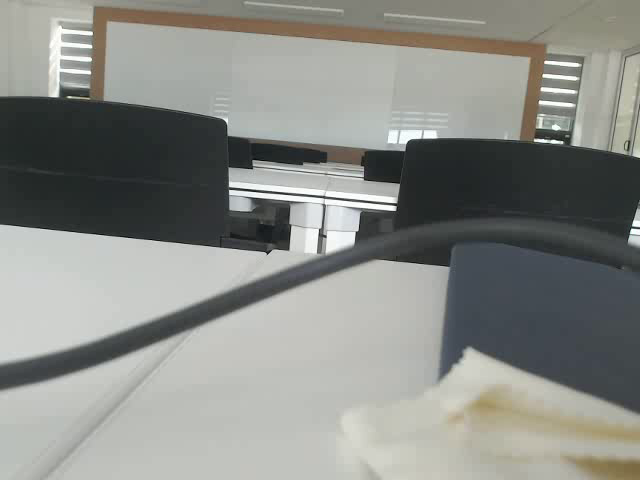
#> input picture frame 0 of final_integration/detections/results.avi, 640 x 480 px, given in place of the camera
$ jupyter execute --allow-errors final_integration_02_gpu.ipynb   (text cells are left out)
#> lines starting #> are read from the running program, lines starting #| are printed output that depends on the picture; after the words box and inside, x2 and y2 are one past the last pixel; in counts of white or black regions, pixels touching at a corner belong together
### final_integration/Model.py
from tensorflow.keras import backend as K
from tensorflow.keras.layers import Conv2D, MaxPooling2D
from tensorflow.keras.layers import Input, Dense, Activation
from tensorflow.keras.layers import Reshape, Lambda, BatchNormalization
from tensorflow.keras.layers import add, concatenate
from tensorflow.keras.models import Model
from tensorflow.keras.layers import LSTM
from parameter import *
K.set_learning_phase(0)
'''
from keras import backend as K
from keras.layers import Conv2D, MaxPooling2D
from keras.layers import Input, Dense, Activation
from keras.layers import Reshape, Lambda, BatchNormalization
from keras.layers.merge import add, concatenate
from keras.models import Model
from keras.layers.recurrent import LSTM
from parameter import *
'''
# # Loss and train functions, network architecture
# [6 lines left out: function ctc_lambda_func, not called in this run]


def get_Model(training):
    input_shape = (img_w, img_h, 1)     # (128, 64, 1)

    # Make Networkw
    inputs = Input(name='the_input', shape=input_shape, dtype='float32')  # (None, 128, 64, 1)

    # Convolution layer (VGG)
    inner = Conv2D(64, (3, 3), padding='same', name='conv1', kernel_initializer='he_normal')(inputs)  # (None, 128, 64, 64)
    inner = BatchNormalization()(inner)
    inner = Activation('relu')(inner)
    inner = MaxPooling2D(pool_size=(2, 2), name='max1')(inner)  # (None,64, 32, 64)

    inner = Conv2D(128, (3, 3), padding='same', name='conv2', kernel_initializer='he_normal')(inner)  # (None, 64, 32, 128)
    inner = BatchNormalization()(inner)
    inner = Activation('relu')(inner)
    inner = MaxPooling2D(pool_size=(2, 2), name='max2')(inner)  # (None, 32, 16, 128)

    inner = Conv2D(256, (3, 3), padding='same', name='conv3', kernel_initializer='he_normal')(inner)  # (None, 32, 16, 256)
    inner = BatchNormalization()(inner)
    inner = Activation('relu')(inner)
    inner = Conv2D(256, (3, 3), padding='same', name='conv4', kernel_initializer='he_normal')(inner)  # (None, 32, 16, 256)
    inner = BatchNormalization()(inner)
    inner = Activation('relu')(inner)
    inner = MaxPooling2D(pool_size=(1, 2), name='max3')(inner)  # (None, 32, 8, 256)

    inner = Conv2D(512, (3, 3), padding='same', name='conv5', kernel_initializer='he_normal')(inner)  # (None, 32, 8, 512)
    inner = BatchNormalization()(inner)
    inner = Activation('relu')(inner)
    inner = Conv2D(512, (3, 3), padding='same', name='conv6')(inner)  # (None, 32, 8, 512)
    inner = BatchNormalization()(inner)
    inner = Activation('relu')(inner)
    inner = MaxPooling2D(pool_size=(1, 2), name='max4')(inner)  # (None, 32, 4, 512)

    inner = Conv2D(512, (2, 2), padding='same', kernel_initializer='he_normal', name='con7')(inner)  # (None, 32, 4, 512)
    inner = BatchNormalization()(inner)
    inner = Activation('relu')(inner)

    # CNN to RNN
    inner = Reshape(target_shape=((32, 2048)), name='reshape')(inner)  # (None, 32, 2048)
    inner = Dense(64, activation='relu', kernel_initializer='he_normal', name='dense1')(inner)  # (None, 32, 64)

    # RNN layer
    lstm_1 = LSTM(256, return_sequences=True, kernel_initializer='he_normal', name='lstm1')(inner)  # (None, 32, 512)
    lstm_1b = LSTM(256, return_sequences=True, go_backwards=True, kernel_initializer='he_normal', name='lstm1_b')(inner)
    reversed_lstm_1b = Lambda(lambda inputTensor: K.reverse(inputTensor, axes=1)) (lstm_1b)

    lstm1_merged = add([lstm_1, reversed_lstm_1b])  # (None, 32, 512)
    lstm1_merged = BatchNormalization()(lstm1_merged)

    lstm_2 = LSTM(256, return_sequences=True, kernel_initializer='he_normal', name='lstm2')(lstm1_merged)
    lstm_2b = LSTM(256, return_sequences=True, go_backwards=True, kernel_initializer='he_normal', name='lstm2_b')(lstm1_merged)
    reversed_lstm_2b= Lambda(lambda inputTensor: K.reverse(inputTensor, axes=1)) (lstm_2b)

    lstm2_merged = concatenate([lstm_2, reversed_lstm_2b])  # (None, 32, 1024)
    lstm2_merged = BatchNormalization()(lstm2_merged)

    # transforms RNN output to character activations:
    inner = Dense(num_classes, kernel_initializer='he_normal',name='dense2')(lstm2_merged) #(None, 32, 63)
    y_pred = Activation('softmax', name='softmax')(inner)

    # max_text_len 이 10일경우와 9 일 경우가 있다. -> 고려할 필요가 있음.
    labels = Input(name='the_labels', shape=[max_text_len], dtype='float32') # (None ,8)

    input_length = Input(name='input_length', shape=[1], dtype='int64')     # (None, 1)
    label_length = Input(name='label_length', shape=[1], dtype='int64')     # (None, 1)

    # Keras doesn't currently support loss funcs with extra parameters
    # so CTC loss is implemented in a lambda layer
    loss_out = Lambda(ctc_lambda_func, output_shape=(1,), name='ctc')([y_pred, labels, input_length, label_length]) #(None, 1)

    if training:
        return Model(inputs=[inputs, labels, input_length, label_length], outputs=loss_out)
    else:
        return Model(inputs=[inputs], outputs=y_pred)

### final_integration/core/utils.py
import cv2
import random
import colorsys
import numpy as np
import tensorflow as tf
from core.config import cfg

# [65 lines left out: functions load_freeze_layer, load_weights, not called in this run]


def read_class_names(class_file_name):
    names = {}
    with open(class_file_name, 'r') as data:
        for ID, name in enumerate(data):
            names[ID] = name.strip('\n')
    return names

# [327 lines left out: functions load_config, get_anchors, image_preprocess, draw_bbox, crop_image, bbox_iou and 5 more, not called in this run]

### final_integration/final_integration_02_gpu.ipynb
[cell 1]
import tensorflow as tf
from tensorflow.compat.v1 import ConfigProto
from tensorflow.compat.v1 import InteractiveSession
from time import sleep
tf.__version__
tf.debugging.set_log_device_placement(True)
#> (this line was passed over: tensorflow is not available in this run)
#> (the rest of this cell did not finish here and is left out)

[cell 2]
import matplotlib.pyplot as plt
import matplotlib.image as mpimg
import numpy as np
import cv2
import random
import os, sys
import itertools, time
from Model import get_Model
from parameter import letters
from keras import backend as K
import matplotlib.pyplot as plt
import matplotlib.image as mpimg
'''library for YOLO'''
#> (the rest of this cell did not finish here and is left out)

from core.yolov4 import filter_boxes
from tensorflow.python.saved_model import tag_constants
from PIL import Image

[cell 3]
# [6 lines left out: function grayscale, not called in this run]

def canny(img, low_threshold, high_threshold):
    """Applies the Canny transform"""
    return cv2.Canny(img, low_threshold, high_threshold)

def gaussian_blur(img, kernel_size):
    """Applies a Gaussian Noise kernel"""
    return cv2.GaussianBlur(img, (kernel_size, kernel_size), 0)

def region_of_interest(img, vertices):
    """
    Applies an image mask.

    Only keeps the region of the image defined by the polygon
    formed from `vertices`. The rest of the image is set to black.
    """
    #defining a blank mask to start with
    mask = np.zeros_like(img)
    #print(img.shape)
    #defining a 3 channel or 1 channel color to fill the mask with depending on the input image
    if len(img.shape) > 2:
        channel_count = img.shape[2]  # i.e. 3 or 4 depending on your image
        ignore_mask_color = (255,) * channel_count
    else:
        ignore_mask_color = 255

    #filling pixels inside the polygon defined by "vertices" with the fill color
    cv2.fillPoly(mask, vertices, ignore_mask_color)

    #returning the image only where mask pixels are nonzero
    masked_image = cv2.bitwise_and(img, mask)
    return masked_image

# [20 lines left out: function draw_lines, not called in this run]

def draw_circle(img,lines, color=[0, 0, 255]):
    for line in lines:
        cv2.circle(img,(line[0],line[1]), 2, color, -1)

def hough_lines(img, rho, theta, threshold, min_line_len, max_line_gap):
    """
    `img` should be the output of a Canny transform.
    Returns an image with hough lines drawn.
    """
    lines = cv2.HoughLinesP(img, rho, theta, threshold, np.array([]), minLineLength=min_line_len, maxLineGap=max_line_gap)
    line_arr = np.zeros((img.shape[0], img.shape[1], 3), dtype=np.uint8)
    #draw_lines(line_arr, lines)
    return lines

# [149 lines left out: functions weighted_img, Collect_points, get_random_samples, compute_model_parameter, compute_distance, model_verification and 6 more, not called in this run]

def perspective_transform(img):
    # [x,y] 좌표점을 4x2의 행렬로 작성
    # 좌표점은 좌상->좌하->우상->우하
    pts1 = np.float32([[0,0],[350,200],[200,400],[350,400]])

    # 좌표의 이동점
    pts2 = np.float32([[0,0],[600,0],[0,800],[600,800]])

    # pts1의 좌표에 표시. perspective 변환 후 이동 점 확인.
    cv2.circle(img, (504,1003), 20, (255,0,0),-1)
    cv2.circle(img, (243,1524), 20, (0,255,0),-1)
    cv2.circle(img, (1000,1000), 20, (0,0,255),-1)
    cv2.circle(img, (1280,1685), 20, (0,0,0),-1)

    M = cv2.getPerspectiveTransform(pts1, pts2)

    dst = cv2.warpPerspective(img, M, (1100,1100))

    #plt.subplot(121),plt.imshow(img),plt.title('image')
    #plt.subplot(122),plt.imshow(dst),plt.title('Perspective')
    #plt.show()
    return dst

def detect_lanes_img(img):

    height, width = img.shape[:2]
    pers_img = perspective_transform(img)

    # Set ROI
    vertices = np.array([[(50,height),(width/2-45, height/2+60), (width/2+45, height/2+60), (width-50,height)]], dtype=np.int32)
    ROI_img = region_of_interest(pers_img, vertices)

    # Convert to grayimage
    #g_img = grayscale(img)

    # Apply gaussian filter
    blur_img = gaussian_blur(img, 3)

    # Apply Canny edge transform
    canny_img = canny(blur_img, 70, 210)
    # to except contours of ROI image
    vertices2 = np.array([[(52,height),(width/2-43, height/2+62), (width/2+43, height/2+62), (width-52,height)]], dtype=np.int32)
    canny_img = region_of_interest(canny_img, vertices2)

    # Perform hough transform
    # Get first candidates for real lane lines
    line_arr = hough_lines(canny_img, 1, 1 * np.pi/180, 30, 10, 20)

    #draw_lines(img, line_arr, thickness=2)

    line_arr = np.squeeze(line_arr)

    try:
        # Get slope degree to separate 2 group (+ slope , - slope)
        slope_degree = (np.arctan2(line_arr[:,1] - line_arr[:,3], line_arr[:,0] - line_arr[:,2]) * 180) / np.pi

        # ignore horizontal slope lines
        line_arr = line_arr[np.abs(slope_degree)<160]
        slope_degree = slope_degree[np.abs(slope_degree)<160]
        # ignore vertical slope lines
        line_arr = line_arr[np.abs(slope_degree)>95]
        slope_degree = slope_degree[np.abs(slope_degree)>95]
        L_lines, R_lines = line_arr[(slope_degree>0),:], line_arr[(slope_degree<0),:]
        #print(line_arr.shape,'  ',L_lines.shape,'  ',R_lines.shape)

        # interpolation & collecting points for RANSAC
        L_interp = Collect_points(L_lines)
        R_interp = Collect_points(R_lines)

        #draw_circle(img,L_interp,(255,255,0))
        #draw_circle(img,R_interp,(0,255,255))

        # erase outliers based on best line
        left_fit_line = ransac_line_fitting(img, L_interp)
        right_fit_line = ransac_line_fitting(img, R_interp)

        # smoothing by using previous frames
        L_lane.append(left_fit_line), R_lane.append(right_fit_line)

        if len(L_lane) > 10:
            left_fit_line = smoothing(L_lane, 10)
        if len(R_lane) > 10:
            right_fit_line = smoothing(R_lane, 10)
        final = draw_fitline(img, left_fit_line, right_fit_line)
    except:
        final = img

    return final

[cell 4]
''' plate Prediction '''
K.set_learning_phase(0)
#> (this line was passed over: keras is not available in this run)

Region = {"A": "서울 ", "B": "경기 ", "C": "인천 ", "D": "강원 ", "E": "충남 ", "F": "대전 ",
          "G": "충북 ", "H": "부산 ", "I": "울산 ", "J": "대구 ", "K": "경북 ", "L": "경남 ",
          "M": "전남 ", "N": "광주 ", "O": "전북 ", "P": "제주 "}
Hangul = {"dk": "아", "dj": "어", "dh": "오", "dn": "우", "qk": "바", "qj": "버", "qh": "보", "qn": "부",
          "ek": "다", "ej": "더", "eh": "도", "en": "두", "rk": "가", "rj": "거", "rh": "고", "rn": "구",
          "wk": "자", "wj": "저", "wh": "조", "wn": "주", "ak": "마", "aj": "머", "ah": "모", "an": "무",
          "sk": "나", "sj": "너", "sh": "노", "sn": "누", "fk": "라", "fj": "러", "fh": "로", "fn": "루",
          "tk": "사", "tj": "서", "th": "소", "tn": "수", "gj": "허"}

# [49 lines left out: functions decode_label, label_to_hangul, not called in this run]

#> (the rest of this cell did not finish here and is left out)

#> further down, frame is the input picture: shape (480, 640, 3); mean B, G, R 135.1, 139.9, 138

try:
    model.load_weights("LSTM+BN9--90--3.020.hdf5")
    print("...Previous weight data...")
except:
    raise Exception("No weight file!")

total = 0
acc = 0
letter_total = 0
letter_acc = 0
start = time.time()

[cell 5]
#session = InteractiveSession(config=config)
#STRIDES, ANCHORS, NUM_CLASS, XYSCALE = utils.load_config(FLAGS)
weights_path = "./checkpoints/custom-416/"
input_size = 416
model_type = "yolov4"
video_path = 0
output = "./detections/results.avi"
output_format = 'XVID'
iou = 0.45
score = 0.25
dont_show = False
#> (the rest of this cell did not finish here and is left out)

[cell 6]
cap = cv2.VideoCapture(0) # 웹캠 가져오기
width = cap.get(cv2.CAP_PROP_FRAME_WIDTH) # 또는 cap.get(3)
height = cap.get(cv2.CAP_PROP_FRAME_HEIGHT) # 또는 cap.get(4)
fps = cap.get(cv2.CAP_PROP_FPS) # 또는 cap.get(5)
cap.set(3,1280)
cap.set(4,1024)

width = cap.get(cv2.CAP_PROP_FRAME_WIDTH) # 또는 cap.get(3)
height = cap.get(cv2.CAP_PROP_FRAME_HEIGHT) # 또는 cap.get(4)
print('프레임 너비: %d, 프레임 높이: %d, 초당 프레임 수: %d' %(width, height, fps))

fit_result, l_fit_result, r_fit_result, L_lane, R_lane = [], [], [], [], []

# Define the codec and create VideoWriter object
#fourcc = cv2.VideoWriter_fourcc(*'mp4v') # Be sure to use the lower case
#out = cv2.VideoWriter('output.mp4', fourcc, 20.0, ( 960, 540 ))

[cell 7]
print("capture open?:",cap.isOpened())
#> (the rest of this cell did not finish here and is left out)

#> in perspective_transform, `dst = cv2.warpPerspective(img, M, (1100,1100))`:
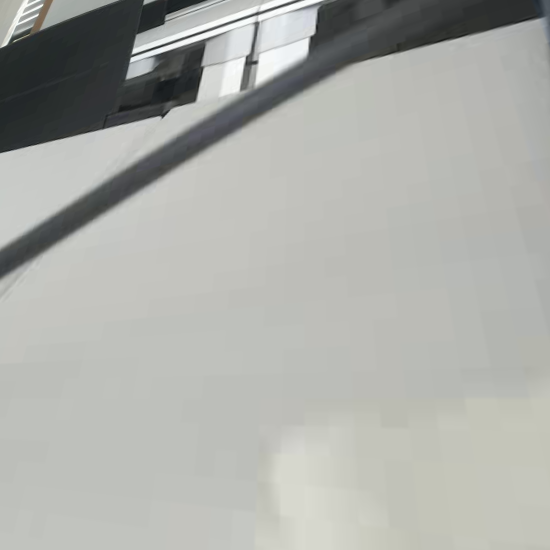
#> dst: shape (1100, 1100, 3) (shown at 1/2 size); mean B, G, R 169.3, 174, 172.5
#> in region_of_interest, `cv2.fillPoly(mask, vertices, ignore_mask_color)`:
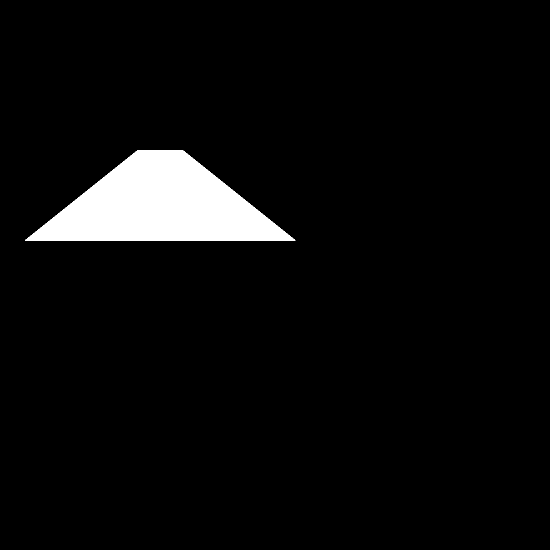
#> mask: shape (1100, 1100, 3) (shown at 1/2 size); 4.7% white; 1 white region, box (x1, y1, x2, y2) and area: (50, 300, 591, 481) 57241
#> in region_of_interest, `masked_image = cv2.bitwise_and(img, mask)`:
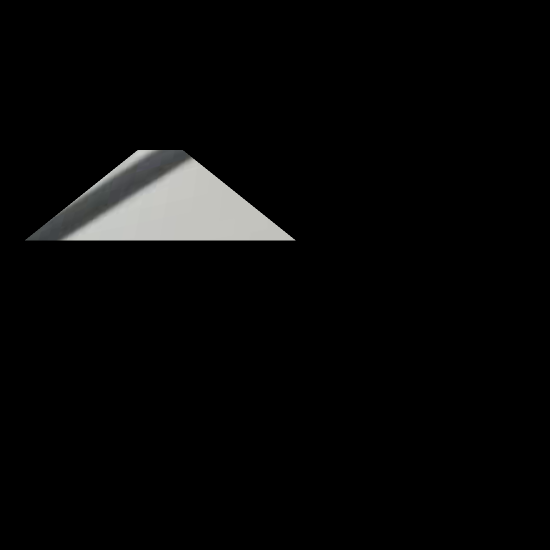
#> masked_image: shape (1100, 1100, 3) (shown at 1/2 size); mean B, G, R 7.5, 7.7, 7.6
#> in canny, `return cv2.Canny(img, low_threshold, high_threshold)`:
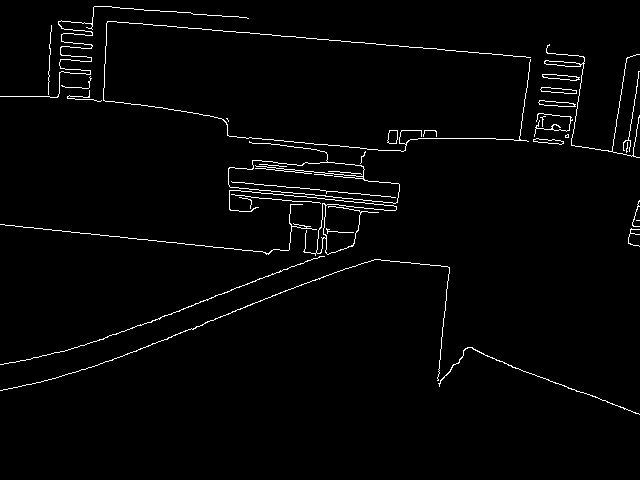
#> returned value: shape (480, 640); 2.1% white in thin lines or dots, all inside (x1, y1, x2, y2) = (0, 6, 640, 415)
#> in region_of_interest (call 2), `cv2.fillPoly(mask, vertices, ignore_mask_color)`:
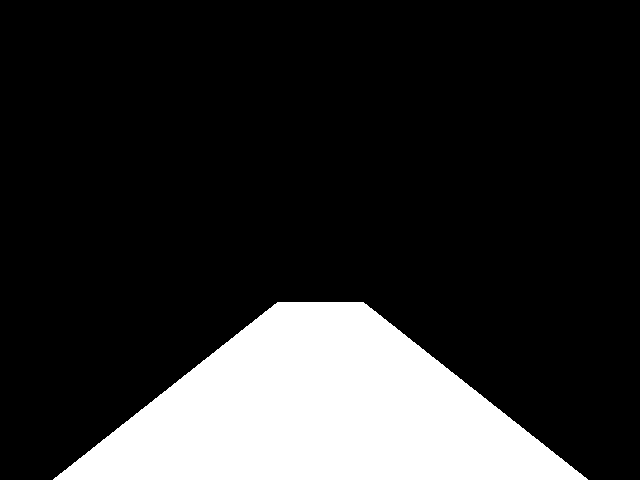
#> mask: shape (480, 640); 18% white; 1 white region, box (x1, y1, x2, y2) and area: (53, 302, 588, 480) 55405
#> in region_of_interest (call 2), `masked_image = cv2.bitwise_and(img, mask)`:
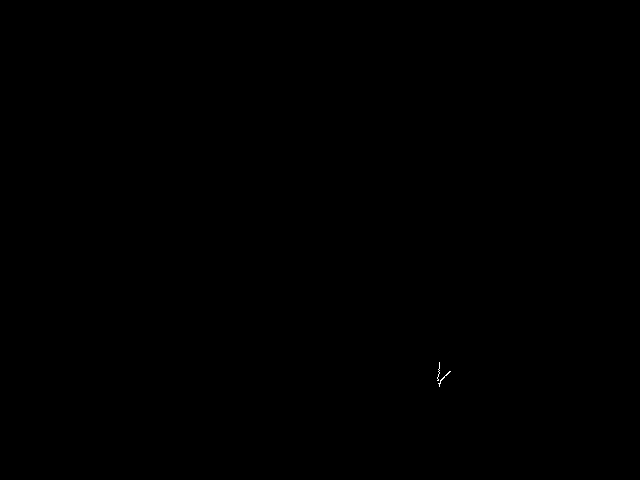
#> masked_image: shape (480, 640); 0.02% white in thin lines or dots, all inside (x1, y1, x2, y2) = (437, 362, 451, 387)
#> in hough_lines, `lines = cv2.HoughLinesP(img, rho, theta, threshold, np.array([]), minL..`: lines = None

        ######### Plate Detetion  ##############
        plate = cv2.cvtColor(frame, cv2.COLOR_BGR2RGB)
        image = Image.fromarray(plate)
        frame_size = plate.shape[:2]
        image_data = cv2.resize(frame, (input_size, input_size))
        image_data = image_data / 255.
        image_data = image_data[np.newaxis, ...].astype(np.float32)
        start_time = time.time()

        batch_data = tf.constant(image_data)
        pred_bbox = infer(batch_data)
        for key, value in pred_bbox.items():
            boxes = value[:, :, 0:4]
            pred_conf = value[:, :, 4:]

        boxes, scores, classes, valid_detections = tf.image.combined_non_max_suppression(
            boxes=tf.reshape(boxes, (tf.shape(boxes)[0], -1, 1, 4)),
            scores=tf.reshape(pred_conf,(tf.shape(pred_conf)[0], -1, tf.shape(pred_conf)[-1])),
                max_output_size_per_class=50,
                max_total_size=50,
                iou_threshold=iou,
                score_threshold=score
        )
        pred_bbox = [boxes.numpy(), scores.numpy(), classes.numpy(), valid_detections.numpy()]
        # [4 lines of commented-out code are left out]
        image = utils.crop_image(plate, pred_bbox)
        #results = utils.draw_bbox(plate,pred_bbox)

        #cv2.rectangle(result,boxes.numpy())


        ########## License Plate Detection ##############
        if image is not None:
            #cv2.imshow('cropped image',image)
            frame2 = cv2.cvtColor(image, cv2.COLOR_BGR2GRAY) # 웹캠 이미지 grayscale 변환

            img_pred = frame2.astype(np.float32)
            img_pred = cv2.resize(img_pred, (128, 64))
            img_pred = (img_pred / 255.0) * 2.0 - 1.0
            img_pred = img_pred.T
            img_pred = np.expand_dims(img_pred, axis=-1)
            img_pred = np.expand_dims(img_pred, axis=0)

            net_out_value = model.predict(img_pred)
            pred_texts = decode_label(net_out_value)
            #print("Predicted texts:", pred_texts)
            cv2.rectangle(result, (0,0), (150, 30), (0,0,0), -1)
            cv2.putText(result, pred_texts, (5, 20), cv2.FONT_HERSHEY_SIMPLEX, 0.8, (255,255,255),2)
        '''
        frame2 = cv2.cvtColor(frame, cv2.COLOR_BGR2GRAY) # 웹캠 이미지 grayscale 변환

        img_pred = frame2.astype(np.float32)
        img_pred = cv2.resize(img_pred, (128, 64))
        img_pred = (img_pred / 255.0) * 2.0 - 1.0
        img_pred = img_pred.T
        img_pred = np.expand_dims(img_pred, axis=-1)
        img_pred = np.expand_dims(img_pred, axis=0)

        net_out_value = model.predict(img_pred)
        pred_texts = decode_label(net_out_value)
        #print("Predicted texts:", pred_texts)
        cv2.rectangle(result, (0,0), (150, 30), (0,0,0), -1)
        cv2.putText(result, pred_texts, (5, 20), cv2.FONT_HERSHEY_SIMPLEX, 0.8, (255,255,255),2)
        '''

        cv2.imshow('result',result)
    else:
        break
    if cv2.waitKey(0) & 0xFF == ord('q'):
        break


cap.release()
cv2.destroyAllWindows()
